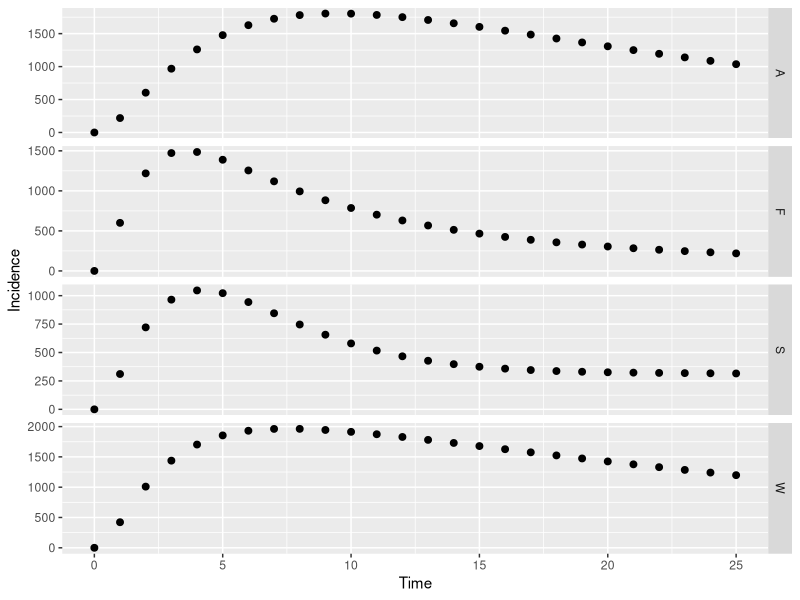

Source code (R):
# CF McQuaid
# 21/04/2017
# Cohort model of TB including regression and a slow stream
########################################
#         ^     ^     ^     ^          #
#      -> Q <-> S <-> C <-> Y -> M     # Q - Quiescent, S - Subclinical, C - Minimal (C+S-), Y - Disseminated (C+S+, symptomatic), M - Death (due to disease)
#     /   ^     ^                      #
#    E    |     |                      # E - Infectious, T - cumulative number disseminated
#     \   v     v                      #
#      -> K <-> Z                      # K- Quiescent (slow stream), Z- Subclinical (slow stream),
#         v     v                      #
########################################
setwd("C:/Users/cfmcquaid/Simulations")
library("reshape2"); library("deSolve"); library("ggplot2"); #source("Completed/multiplot.R")
# Parameter sets: Average (), Wax (regression), Slow (slow), Full (regression, slow)
# Ax - rate from compartment A to compartment X, Omega - background mortality
paramA <- c(Eq=1.00, Ek=0.00, Qs=0.03, Qk=0.00, Kz=0.00, Kq=0.00, Sc=0.22, Sq=0.00, Sz=0.00, Zk=0.00, Zs=0.00, Cy=0.22, Cs=0.00, Ym=0.25, Yc=0.00, Omega=0.02)
paramW <- c(Eq=1.00, Ek=0.00, Qs=0.03, Qk=0.00, Kz=0.00, Kq=0.00, Sc=0.50, Sq=0.25, Sz=0.00, Zk=0.00, Zs=0.00, Cy=0.50, Cs=0.25, Ym=0.50, Yc=0.25, Omega=0.02)
paramS <- c(Eq=0.10, Ek=0.90, Qs=0.50, Qk=0.00, Kz=0.01, Kq=0.00, Sc=0.22, Sq=0.00, Sz=0.00, Zk=0.00, Zs=0.05, Cy=0.22, Cs=0.00, Ym=0.25, Yc=0.00, Omega=0.02)
paramF <- c(Eq=0.10, Ek=0.90, Qs=0.50, Qk=0.00, Kz=0.01, Kq=0.00, Sc=0.50, Sq=0.25, Sz=0.00, Zk=0.25, Zs=0.05, Cy=0.50, Cs=0.25, Ym=0.50, Yc=0.25, Omega=0.02)
# Initial states of compartments
state <- c(E=100000, Q=0, K=0, S=0, Z=0, C=0, Y=0, T=0, M=0)
# Timespan for simulation
times <- seq(0, 25, by = 1)
# ODEfunction
regr <- function(t, state, parameters){
  with(as.list(c(state, parameters)), {
    # rates of change
    dE <- - (Eq + Ek)*E
    dQ <- + Eq*E + Sq*S + Kq*K - (Qs + Qk + Omega)*Q
    dK <- + Ek*E + Zk*Z + Qk*Q - (Kz + Kq + Omega)*K
    dS <- + Qs*Q + Cs*C + Zs*Z - (Sc + Sq + Sz + Omega)*S
    dZ <- + Kz*K + Sz*S - (Zk + Zs + Omega)*Z
    dC <- + Sc*S + Yc*Y - (Cs + Cy + Omega)*C
    dY <- + Cy*C -(Yc + Ym + Omega)*Y
    dT <- + Cy*C
    dM <- + Ym*Y
    # return the rate of change
    list(c(dE, dQ, dK, dS, dZ, dC, dY, dT, dM))
  })
}
# Calculations
outA <- ode(y = state, times = times, func = regr, parms = paramA); outW <- ode(y = state, times = times, func = regr, parms = paramW); outS <- ode(y = state, times = times, func = regr, parms = paramS); outF <- ode(y = state, times = times, func = regr, parms = paramF)
outA <- as.data.frame(outA); outW <- as.data.frame(outW); outS <- as.data.frame(outS); outF <- as.data.frame(outF)
# Formatting the data for plotting - putting into a melted data.fame, with additional columns for the source matrix and the incidence rate
outA$rate <- outA$S*paramA["Sc"]; outW$rate <- outW$S*paramW["Sc"]; outS$rate <- outS$S*paramS["Sc"]; outF$rate <- outF$S*paramF["Sc"];
outA <- melt(outA, id.vars = c("time")); outW <- melt(outW, id.vars = c("time")); outS <- melt(outS, id.vars = c("time")); outF <- melt(outF, id.vars = c("time"))
outA$source <- "A"; outW$source <- "W"; outS$source <- "S"; outF$source <- "F"
out <- rbind(outA, outW, outS, outF)
# Plot output
ggplot(out[out$variable %in%c("rate"), ], aes(time, value)) + geom_point(size=2) + labs(x = "Time", y = "Incidence") + facet_grid(source ~ . , scales = "free")
# Fitting parameters and state: output (shown here for the full parameter set) for IDing compartment sizes to generate reasonable initial state, then calculating values so that 2.5-5% of individuals are diseased or dead (due to TB) after 5 years
Qsz <- out[which(out$source == "F" & out$variable == "Q" & out$time == 5), ]; Ssz <- out[which(out$source == "F" & out$variable == "S" & out$time == 5), ]; Ksz <- out[which(out$source == "F" & out$variable == "K" & out$time == 5), ]; Zsz <- out[which(out$source == "F" & out$variable == "Z" & out$time == 5), ]; Csz <- out[which(out$source == "F" & out$variable == "C" & out$time == 5), ]; Ysz <- out[which(out$source == "F" & out$variable == "Y" & out$time == 5), ]; Msz <- out[which(out$source == "F" & out$variable == "M" & out$time == 5), ];
(Csz$value + Ysz$value + Msz$value) / (Qsz$value + Ssz$value + Ksz$value + Zsz$value + Csz$value + Ysz$value + Msz$value)
